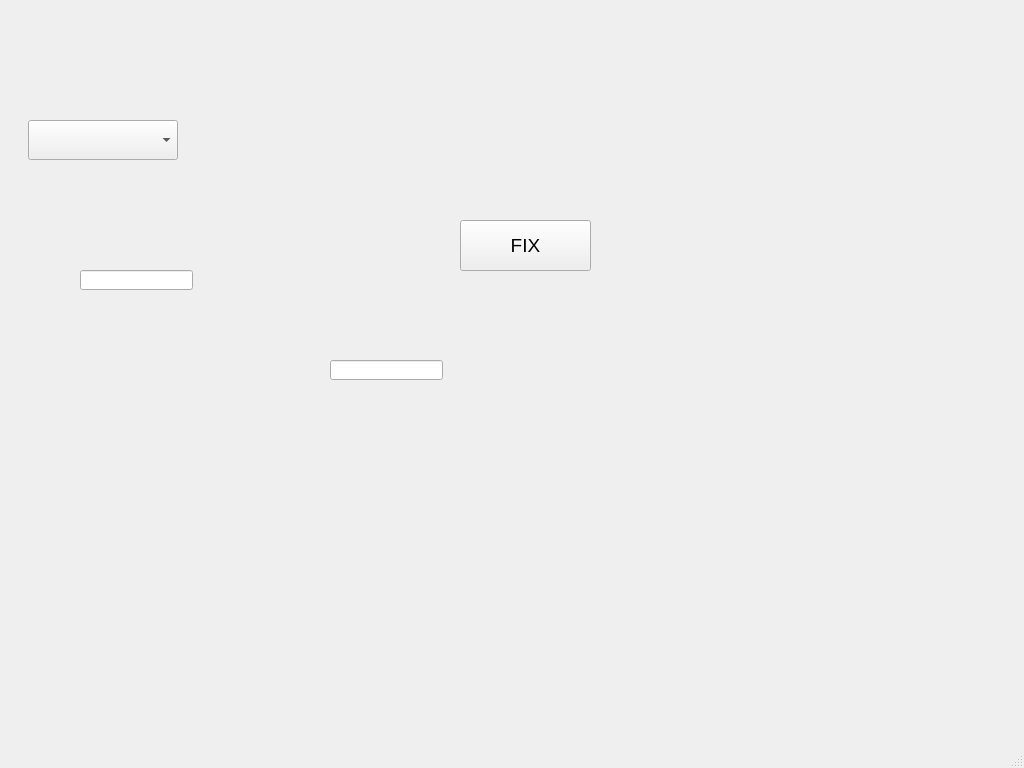
<?xml version="1.0" encoding="UTF-8"?>
<ui version="4.0">
 <class>main_window</class>
 <widget class="QMainWindow" name="main_window">
  <property name="geometry">
   <rect>
    <x>0</x>
    <y>0</y>
    <width>1024</width>
    <height>768</height>
   </rect>
  </property>
  <property name="sizePolicy">
   <sizepolicy hsizetype="Fixed" vsizetype="Fixed">
    <horstretch>0</horstretch>
    <verstretch>0</verstretch>
   </sizepolicy>
  </property>
  <property name="font">
   <font>
    <pointsize>14</pointsize>
   </font>
  </property>
  <property name="windowTitle">
   <string>Тестер датчиков удара</string>
  </property>
  <widget class="QWidget" name="centralwidget">
   <widget class="QComboBox" name="type_box_1">
    <property name="geometry">
     <rect>
      <x>28</x>
      <y>120</y>
      <width>150</width>
      <height>40</height>
     </rect>
    </property>
    <property name="sizePolicy">
     <sizepolicy hsizetype="Fixed" vsizetype="Fixed">
      <horstretch>0</horstretch>
      <verstretch>0</verstretch>
     </sizepolicy>
    </property>
    <property name="currentText">
     <string/>
    </property>
    <property name="currentIndex">
     <number>-1</number>
    </property>
    <property name="maxVisibleItems">
     <number>5</number>
    </property>
   </widget>
   <widget class="QLineEdit" name="adc1_result">
    <property name="geometry">
     <rect>
      <x>80</x>
      <y>270</y>
      <width>113</width>
      <height>20</height>
     </rect>
    </property>
   </widget>
   <widget class="QLineEdit" name="adc2_result">
    <property name="geometry">
     <rect>
      <x>330</x>
      <y>360</y>
      <width>113</width>
      <height>20</height>
     </rect>
    </property>
   </widget>
   <widget class="QPushButton" name="fixButton">
    <property name="geometry">
     <rect>
      <x>460</x>
      <y>220</y>
      <width>131</width>
      <height>51</height>
     </rect>
    </property>
    <property name="text">
     <string>FIX</string>
    </property>
   </widget>
  </widget>
  <widget class="QStatusBar" name="statusbar"/>
 </widget>
 <resources/>
 <connections/>
</ui>
